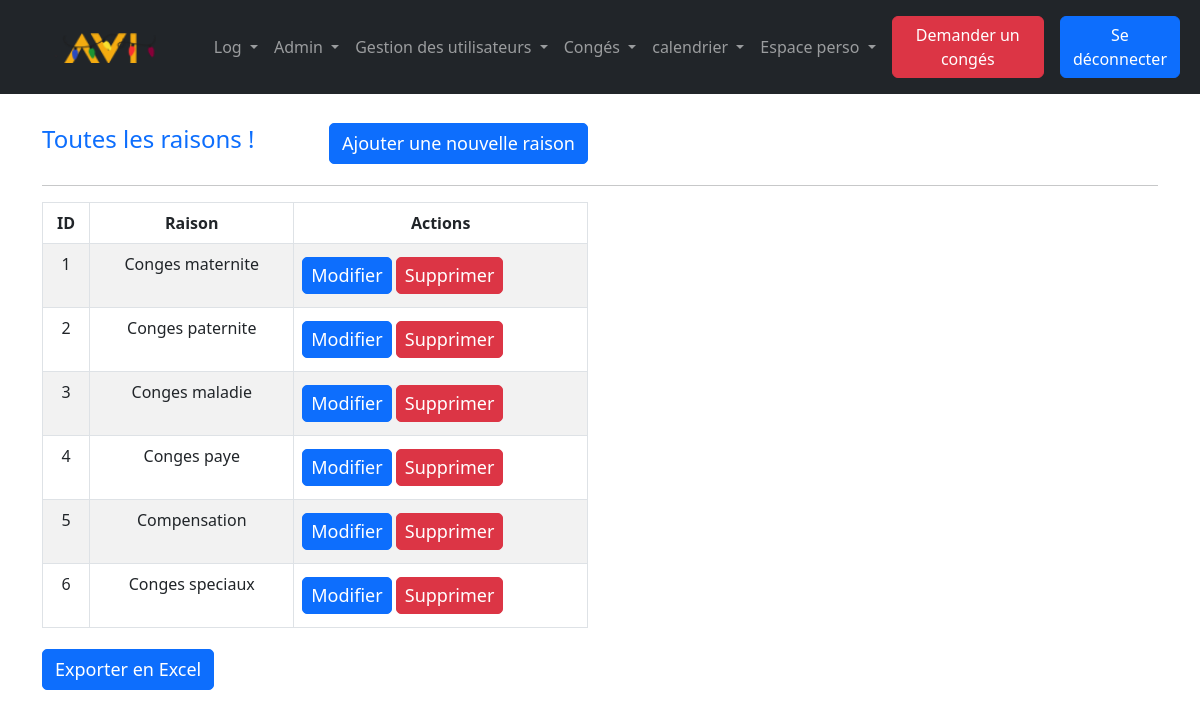
Page /index.php?action=crudRaison&id=3 (signed in) on the committed database.
### tables this page shows
CREATE TABLE `raison` (
  `id_raison` int(11) NOT NULL,
  `libelle` varchar(255) NOT NULL
);

### src/lib/database.php (called while the page is built, shortened)
<?php
class DatabaseConnection
{
    public ?\PDO $database = null;
    public function getConnection(): \PDO
    {
        if ($this->database === null) {
            $this->database = new \PDO('mysql:host=localhost;dbname=intranet;charset=utf8', 'root', '');
        }
        return $this->database;
    }
}

### src/model/Raison.php (called while the page is built, shortened)
<?php
require_once('src/lib/database.php');
class Raison_model
{
        public DatabaseConnection $connection;
        public function getRaisons(): array {
                $stmt= $this->connection->getConnection()->query("SELECT id_raison, libelle FROM raison");
                $raisons = [];
                while (($row = $stmt->fetch())) {
                    $raison = new Raison();
                    $raison->id_raison = $row['id_raison'];
                    $raison->libelle = $row['libelle'];
                    $raisons[] = $raison;
                }
                return $raisons;
        }
}

### templates/Admin/crudraison.php (the view, shortened to what this page needs)
  <div class="container">
    <div class="row mt-4">
      <div class="col-lg-6 d-flex justify-content-between align-items-center">
        <div>
          <h4 class="text-primary">Toutes les raisons !</h4>
        </div>
        <div>
            <button type="button" class="btn btn-primary" data-bs-toggle="modal" data-bs-target="#create">
            Ajouter une nouvelle raison
            </button>
        </div>
      </div>
    </div>
    <hr>
    <div class="row">
      <div class="col-lg-6">
        <div class="table-responsive">
          <table class="table table-striped table-bordered text-center" id="table">
            <thead>
              <tr>
                <th>ID</th>
                <th>Raison</th>
                <th>Actions</th>
              </tr>
            </thead>
            <tbody>
                <?php
                foreach($cruds as $crud){
                    $id_raison = $crud->id_raison;
                ?>
                <tr>
                    <td data-id="<?= $id_raison ?>"><?= $id_raison ?></td>
                    <td data-id="<?= $id_raison ?>"><?= $crud->libelle ?></td>
                    <td>
                        <div class='d-flex text-center'>
                        <button data-id="<?= $id_raison ?>" type="button" class="btn btn-sm btn-primary edit" data-bs-toggle="modal" data-bs-target="#update">Modifier</button>
                        <form action='index.php?action=crudRaison&id=<?=$id?>' method='post'>
                            <button data-id="<?= $id_raison ?>" type="submit" class="btn btn-sm btn-danger">Supprimer</button>
                        </form>
                        </div>
                    </td>
                </tr>
                <?php
                }
                ?>
            </tbody>
          </table>
        </div>
      </div>
    </div>
    <button class="btn btn-primary" onclick="exportData()">Exporter en Excel</button>
  </div>
<?php require('templates/layout.php') ?>

### assets/css/style.css (style rules this page uses)
input, textarea, button { padding: 8px 15px; border-radius: 5px !important; margin: 5px 0px; box-sizing: border-box; border: 1px solid #ccc; font-size: 18px !important; font-weight: 300 }

### rows in the picture
raison: id_raison "1", libelle "Conges maternite"
raison: id_raison "2", libelle "Conges paternite"
raison: id_raison "3", libelle "Conges maladie"
raison: id_raison "4", libelle "Conges paye"
raison: id_raison "5", libelle "Compensation"
raison: id_raison "6", libelle "Conges speciaux"
